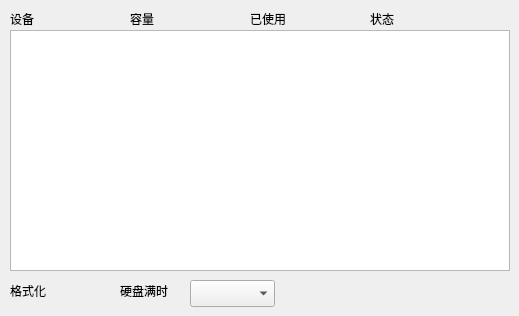
     <widget class="QWidget" name="page_other_memory">
      <widget class="QLabel" name="label_memory_status">
       <property name="geometry">
        <rect>
         <x>370</x>
         <y>10</y>
         <width>67</width>
         <height>17</height>
        </rect>
       </property>
       <property name="text">
        <string>状态</string>
       </property>
      </widget>
      <widget class="QLabel" name="label_memory_used">
       <property name="geometry">
        <rect>
         <x>250</x>
         <y>10</y>
         <width>67</width>
         <height>17</height>
        </rect>
       </property>
       <property name="text">
        <string>已使用</string>
       </property>
      </widget>
      <widget class="QLabel" name="label_memory_size">
       <property name="geometry">
        <rect>
         <x>130</x>
         <y>10</y>
         <width>67</width>
         <height>17</height>
        </rect>
       </property>
       <property name="text">
        <string>容量</string>
       </property>
      </widget>
      <widget class="QLabel" name="label_memory_disk">
       <property name="geometry">
        <rect>
         <x>120</x>
         <y>280</y>
         <width>67</width>
         <height>21</height>
        </rect>
       </property>
       <property name="text">
        <string>硬盘满时</string>
       </property>
      </widget>
      <widget class="QListWidget" name="listWidget_memory_list">
       <property name="geometry">
        <rect>
         <x>10</x>
         <y>30</y>
         <width>500</width>
         <height>241</height>
        </rect>
       </property>
      </widget>
      <widget class="QLabel" name="label_memory_format">
       <property name="geometry">
        <rect>
         <x>10</x>
         <y>280</y>
         <width>67</width>
         <height>21</height>
        </rect>
       </property>
       <property name="text">
        <string>格式化</string>
       </property>
      </widget>
      <widget class="QLabel" name="label_memory_deviceId">
       <property name="geometry">
        <rect>
         <x>10</x>
         <y>10</y>
         <width>67</width>
         <height>17</height>
        </rect>
       </property>
       <property name="text">
        <string>设备</string>
       </property>
      </widget>
      <widget class="QComboBox" name="comboBox_memory_diskSize">
       <property name="geometry">
        <rect>
         <x>190</x>
         <y>280</y>
         <width>85</width>
         <height>27</height>
        </rect>
       </property>
      </widget>
     </widget>
